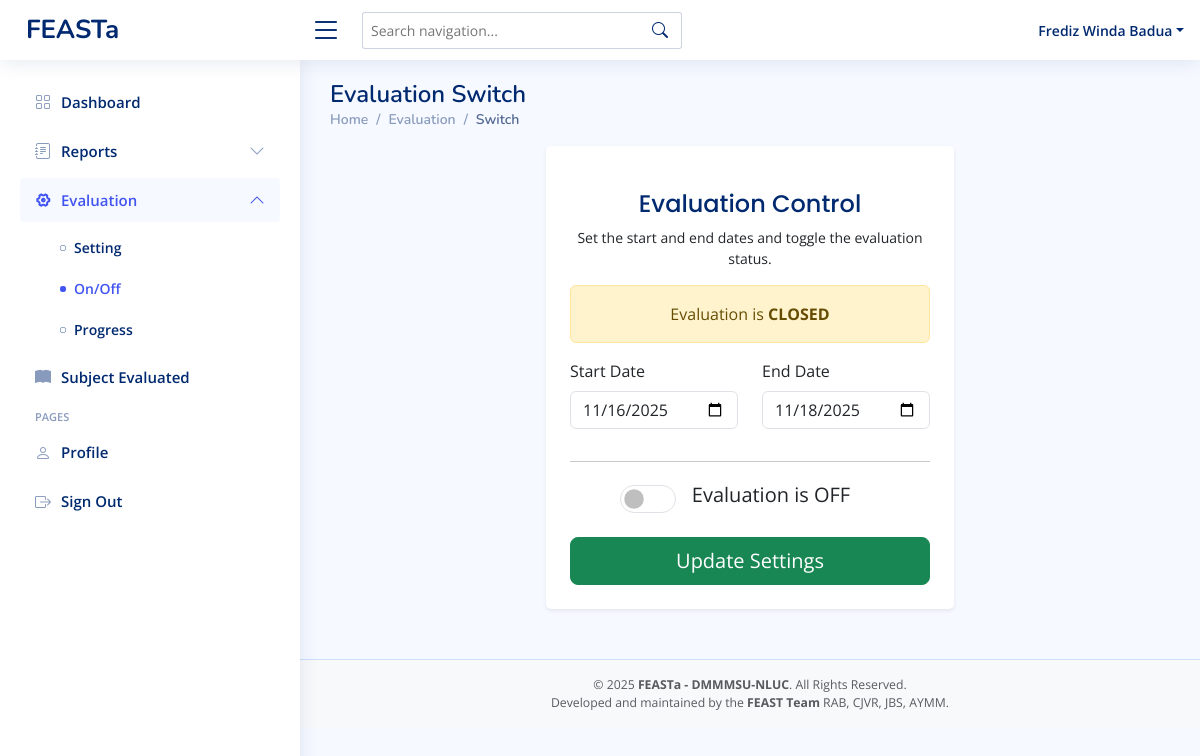
The app's page /superadmin-evaluationswitch.php (signed in), older data.
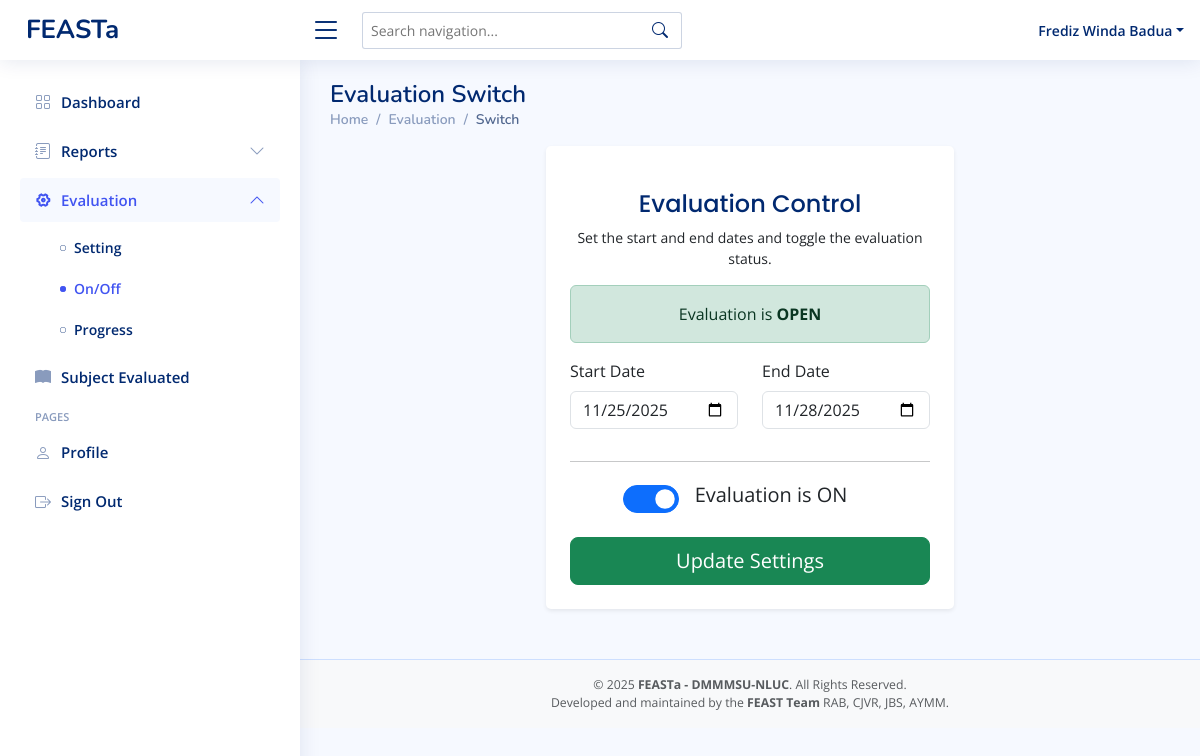
The same page, newer data.
### tables this page shows
CREATE TABLE `evaluation_switch` (
  `id` int(11) NOT NULL,
  `status` enum('on','off') NOT NULL DEFAULT 'off',
  `user_id` varchar(255) DEFAULT NULL,
  `start_date` date DEFAULT NULL,
  `end_date` date DEFAULT NULL
);

### superadmin-evaluationswitch.php (the view, shortened to what this page needs)
<?php
include 'conn/conn.php';
$query = mysqli_query($conn, "SELECT * FROM evaluation_switch LIMIT 1");
$switch = mysqli_fetch_assoc($query);
$current_status = $switch['status'];
$start_date = $switch['start_date'];
$end_date = $switch['end_date'];
$today = date('Y-m-d');
if ($current_status === 'on' && $end_date && $today > $end_date) {
  $current_status = 'off';
}
?>
<!DOCTYPE html>
<html lang="en">
<head>
  <?php include 'head.php'; ?>
</head>
<body>
  <?php include 'superadmin-header.php'; ?>
  <?php include 'superadmin-sidebar.php'; ?>
  <main id="main" class="main">
    <div class="pagetitle">
      <h1>Evaluation Switch</h1>
      <nav>
        <ol class="breadcrumb">
          <li class="breadcrumb-item"><a href="superadmin-dashboard.php">Home</a></li>
          <li class="breadcrumb-item">Evaluation</li>
          <li class="breadcrumb-item active">Switch</li>
        </ol>
      </nav>
    </div>
    <section class="section dashboard">
      <div class="row justify-content-center">
        <div class="col-lg-6">
          <div class="card shadow-sm p-4">
            <h5 class="card-title text-center pb-0 fs-4">Evaluation Control</h5>
            <p class="text-center small">Set the start and end dates and toggle the evaluation status.</p>
            <div id="statusAlert" class="alert <?= $current_status === 'on' ? 'alert-success' : 'alert-warning' ?> text-center">
              Evaluation is <strong><?= $current_status === 'on' ? 'OPEN' : 'CLOSED' ?></strong>
            </div>
            <form method="POST" id="evaluationForm">
              <div class="row">
                <div class="col-md-6 mb-3">
                  <label for="start_date" class="form-label">Start Date</label>
                  <input type="date" name="start_date" id="start_date" class="form-control" required value="<?= $start_date ?>">
                </div>
                <div class="col-md-6 mb-3">
                  <label for="end_date" class="form-label">End Date</label>
                  <input type="date" name="end_date" id="end_date" class="form-control" required value="<?= $end_date ?>">
                </div>
              </div>
              <hr>
              <div class="form-check form-switch d-flex justify-content-center align-items-center gap-3 mt-3">
                <input class="form-check-input fs-3" type="checkbox" id="evaluationToggle" <?= $current_status === 'on' ? 'checked' : '' ?>>
                <label class="form-check-label fs-5" for="evaluationToggle" id="toggleLabel">
                  <?= $current_status === 'on' ? 'Evaluation is ON' : 'Evaluation is OFF' ?>
                </label>
              </div>
              <div class="d-grid mt-4">
                <button type="submit" class="btn btn-success btn-lg">Update Settings</button>
              </div>
            </form>
          </div>
        </div>
      </div>
    </section>
  </main>
  <?php include 'footer.php'; ?>
</body>
</html>

### head.php (shortened to what this page needs)
<link href="vendors/bootstrap/css/bootstrap.min.css" rel="stylesheet">
<link href="vendors/bootstrap-icons/bootstrap-icons.css" rel="stylesheet">
<link href="vendors/boxicons/css/boxicons.min.css" rel="stylesheet">
<link href="vendors/quill/quill.snow.css" rel="stylesheet">
<link href="vendors/quill/quill.bubble.css" rel="stylesheet">
<link href="vendors/remixicon/remixicon.css" rel="stylesheet">
<link href="vendors/simple-datatables/style.css" rel="stylesheet">
<link rel="stylesheet" href="assets/css/bootstrap-icons.min.css">
<link href="assets/css/style.css" rel="stylesheet">
<link rel="stylesheet" href="assets/css/select2.min.css" />
<link rel="stylesheet" href="assets/css/choices.min.css" />

### superadmin-header.php (shortened to what this page needs)
<header id="header" class="header fixed-top d-flex align-items-center">
  <div class="d-flex align-items-center justify-content-between">
    <a href="superadmin-dashboard.php" class="logo d-flex align-items-center">
      <span class="d-none d-lg-block">FEASTa</span>
    </a>
    <i class="bi bi-list toggle-sidebar-btn"></i>
  </div>
  <div class="search-bar position-relative">
    <form class="search-form d-flex align-items-center" onsubmit="return false;">
      <input type="text" id="navSearch" placeholder="Search navigation..." autocomplete="off">
      <button type="submit" title="Search"><i class="bi bi-search"></i></button>
    </form>
  </div>
  <nav class="header-nav ms-auto">
    <ul class="d-flex align-items-center">
      <li class="nav-item dropdown pe-3 position-relative">
        <a class="nav-link nav-profile d-flex align-items-center pe-0" href="#" data-bs-toggle="dropdown">
          <span class="d-none d-md-block dropdown-toggle ps-2 text-capitalize"><?php echo $_SESSION['first_name'] . ' ' . $_SESSION['last_name']; ?></span>
        </a>
      </li>
    </ul>
  </nav>
</header>

### superadmin-sidebar.php (shortened to what this page needs)
<?php
$currentPage = basename($_SERVER['PHP_SELF']);
?>
<aside id="sidebar" class="sidebar">
  <ul class="sidebar-nav" id="sidebar-nav">
    <li class="nav-item">
      <a class="nav-link <?= $currentPage == 'superadmin-dashboard.php' ? '' : 'collapsed' ?>"
        href="superadmin-dashboard.php">
        <i class="bi bi-grid"></i>
        <span>Dashboard</span>
      </a>
    </li>
    <li class="nav-item">
      <?php $reportsPages = ['superadmin-individualreport.php', 'superadmin-acknowledgementreport.php', 'superadmin-overallreport-set.php', 'superadmin-overallreport-sef.php', 'superadmin-overallreport.php', 'superadmin-pastrecords.php']; ?>
      <a class="nav-link <?= in_array($currentPage, $reportsPages) ? '' : 'collapsed' ?>"
        data-bs-target="#reports" data-bs-toggle="collapse" href="#">
        <i class="bi bi-journal-text"></i><span>Reports</span><i class="bi bi-chevron-down ms-auto"></i>
      </a>
    </li>
    <?php $evalPages = ['superadmin-evaluationsetting.php', 'superadmin-evaluationswitch.php', 'superadmin-evaluationprogress.php']; ?>
    <li class="nav-item">
      <a class="nav-link <?= in_array($currentPage, $evalPages) ? '' : 'collapsed' ?>"
        data-bs-target="#evaluation" data-bs-toggle="collapse" href="#">
        <i class="ri-settings-4-line"></i><span>Evaluation</span><i class="bi bi-chevron-down ms-auto"></i>
      </a>
      <ul id="evaluation" class="nav-content collapse <?= in_array($currentPage, $evalPages) ? 'show' : '' ?>"
        data-bs-parent="#sidebar-nav">
        <li>
          <a href="superadmin-evaluationsetting.php" class="<?= $currentPage == 'superadmin-evaluationsetting.php' ? 'active' : '' ?>">
            <i class="bi bi-circle"></i><span>Setting</span>
          </a>
        </li>
        <li>
          <a href="superadmin-evaluationswitch.php" class="<?= $currentPage == 'superadmin-evaluationswitch.php' ? 'active' : '' ?>">
            <i class="bi bi-circle"></i><span>On/Off</span>
          </a>
        </li>
        <li>
          <a href="superadmin-evaluationprogress.php" class="<?= $currentPage == 'superadmin-evaluationprogress.php' ? 'active' : '' ?>">
            <i class="bi bi-circle"></i><span>Progress</span>
          </a>
        </li>
      </ul>
    </li>
    <li class="nav-item">
      <a class="nav-link <?= $currentPage == 'superadmin-evaluatedsubject.php' ? 'active' : 'collapsed' ?>"
        href="superadmin-evaluatedsubject.php">
        <i class="bi bi-book-fill"></i>
        <span>Subject Evaluated</span>
      </a>
    </li>
    <li class="nav-heading">Pages</li>
    <li class="nav-item">
      <a class="nav-link <?= $currentPage == 'superadmin-user-profile.php' ? 'active' : 'collapsed' ?>"
        href="superadmin-user-profile.php">
        <i class="bi bi-person"></i>
        <span>Profile</span>
      </a>
    </li>
    <li class="nav-item">
      <a class="nav-link collapsed" href="logout.php">
        <i class="bi bi-box-arrow-right"></i>
        <span>Sign Out</span>
      </a>
    </li>
  </ul>
</aside>

### footer.php
<footer id="footer" class="footer bg-light text-center py-3">
  <div class="container">
    <div class="text-muted small">
      &copy; <?= date('Y') ?> <strong><span>FEASTa - DMMMSU-NLUC</span></strong>. All Rights Reserved.
    </div>
    <div class="text-muted small">
      Developed and maintained by the <strong>FEAST Team</strong> RAB, CJVR, JBS, AYMM.
    </div>
  </div>
</footer>

### assets/css/style.css (style rules this page uses)
:root { scroll-behavior: smooth; }
body { font-family: "Open Sans", sans-serif; background: #f6f9ff; color: #444444; }
a { color: #4154f1; text-decoration: none; }
h1, h2, h3, h4, h5, h6 { font-family: "Nunito", sans-serif; }
#main { margin-top: 60px; padding: 20px 30px; transition: all 0.3s; }
.pagetitle { margin-bottom: 10px; }
.pagetitle h1 { font-size: 24px; margin-bottom: 0; font-weight: 600; color: #012970; }
.card { margin-bottom: 30px; border: none; border-radius: 5px; box-shadow: 0px 0 30px rgba(1, 41, 112, 0.1); }
.card-title { padding: 20px 0 15px 0; font-size: 18px; font-weight: 500; color: #012970; font-family: "Poppins", sans-serif; }
.breadcrumb { font-size: 14px; font-family: "Nunito", sans-serif; color: #899bbd; font-weight: 600; }
.breadcrumb a { color: #899bbd; transition: 0.3s; }
.breadcrumb .breadcrumb-item::before { color: #899bbd; }
.breadcrumb .active { color: #51678f; font-weight: 600; }
.logo { line-height: 1; }
@media (min-width: 1200px) { .logo { width: 280px; } }
.logo span { font-size: 26px; font-weight: 700; color: #012970; font-family: "Nunito", sans-serif; }
.header { transition: all 0.5s; z-index: 997; height: 60px; box-shadow: 0px 2px 20px rgba(1, 41, 112, 0.1); background-color: #fff; padding-left: 20px; }
.header .toggle-sidebar-btn { font-size: 32px; padding-left: 10px; cursor: pointer; color: #012970; }
.header .search-bar { min-width: 360px; padding: 0 20px; }
.header .search-form { width: 100%; }
.header .search-form input { border: 0; font-size: 14px; color: #012970; border: 1px solid rgba(1, 41, 112, 0.2); padding: 7px 38px 7px 8px; border-radius: 3px; transition: 0.3s; width: 100%; }
.header .search-form button { border: 0; padding: 0; margin-left: -30px; background: none; }
.header .search-form button i { color: #012970; }
.header-nav ul { list-style: none; }
.header-nav>ul { margin: 0; padding: 0; }
.header-nav .nav-profile { color: #012970; }
.header-nav .nav-profile span { font-size: 14px; font-weight: 600; }
.sidebar { position: fixed; top: 60px; left: 0; bottom: 0; width: 300px; z-index: 996; transition: all 0.3s; padding: 20px; overflow-y: auto; scrollbar-width: thin; scrollbar-color: #aab7cf transparent; box-shadow: 0px 0px 20px rgba(1, 41, 112, 0.1); background-color: #fff; }
@media (min-width: 1200px) { #main, #footer { margin-left: 300px; } }
.sidebar-nav { padding: 0; margin: 0; list-style: none; }
.sidebar-nav li { padding: 0; margin: 0; list-style: none; }
.sidebar-nav .nav-item { margin-bottom: 5px; }
.sidebar-nav .nav-heading { font-size: 11px; text-transform: uppercase; color: #899bbd; font-weight: 600; margin: 10px 0 5px 15px; }
.sidebar-nav .nav-link { display: flex; align-items: center; font-size: 15px; font-weight: 600; color: #4154f1; transition: 0.3; background: #f6f9ff; padding: 10px 15px; border-radius: 4px; }
.sidebar-nav .nav-link i { font-size: 16px; margin-right: 10px; color: #4154f1; }
.sidebar-nav .nav-link.collapsed { color: #012970; background: #fff; }
.sidebar-nav .nav-link.collapsed i { color: #899bbd; }
.sidebar-nav .nav-link .bi-chevron-down { margin-right: 0; transition: transform 0.2s ease-in-out; }
.sidebar-nav .nav-link:not(.collapsed) .bi-chevron-down { transform: rotate(180deg); }
.sidebar-nav .nav-content { padding: 5px 0 0 0; margin: 0; list-style: none; }
.sidebar-nav .nav-content a { display: flex; align-items: center; font-size: 14px; font-weight: 600; color: #012970; transition: 0.3; padding: 10px 0 10px 40px; transition: 0.3s; }
.sidebar-nav .nav-content a i { font-size: 6px; margin-right: 8px; line-height: 0; border-radius: 50%; }
.sidebar-nav .nav-content a:hover, .sidebar-nav .nav-content a.active { color: #4154f1; }
.sidebar-nav .nav-content a.active i { background-color: #4154f1; }
.footer { padding: 20px 0; font-size: 14px; transition: all 0.3s; border-top: 1px solid #cddfff; }

### superadmin-evaluationswitch.php (style rules this page uses)
.form-switch .form-check-label { cursor: pointer; }

Row changes from the older to the newer data that the page shows:
changed evaluation_switch: start_date "11/16/2025" → "11/25/2025"; end_date "11/18/2025" → "11/28/2025"; status "☐" → "☑"
Text that changed along with them:
text no longer shown: "CLOSED Evaluation is OFF"
text now shown: "OPEN Evaluation is ON"
